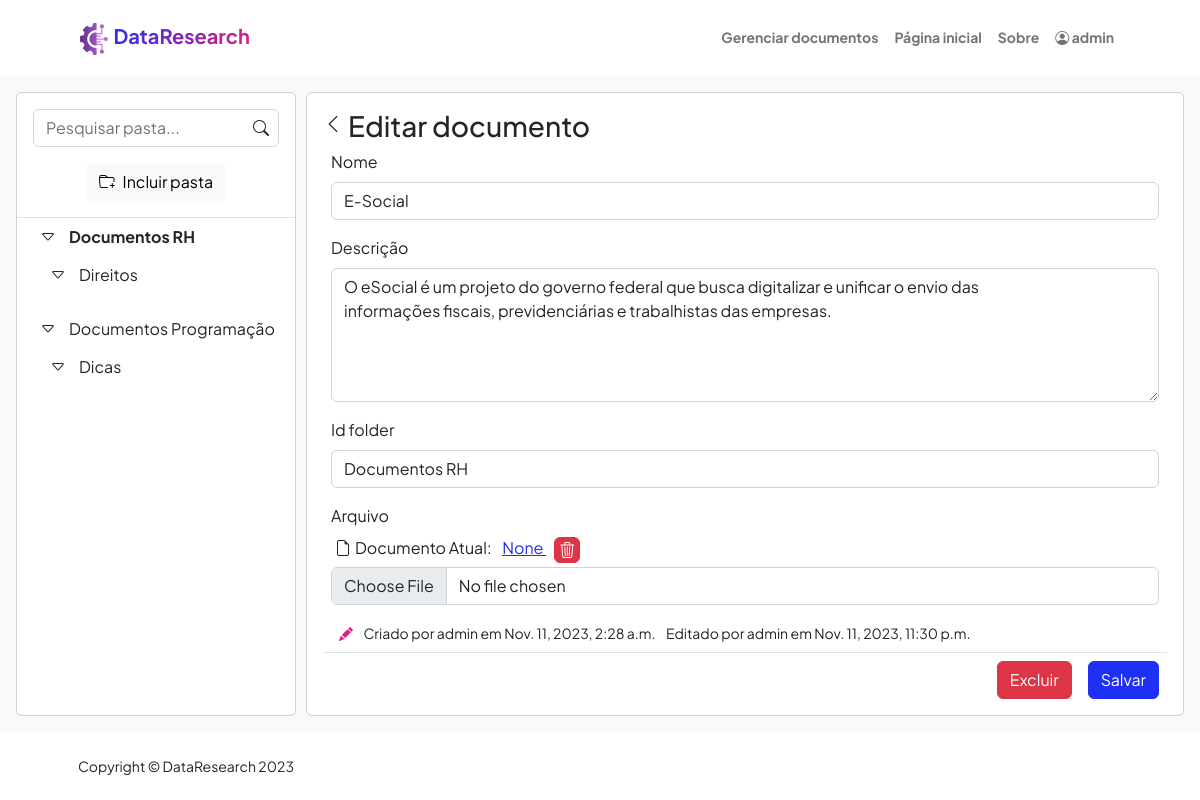
The page /documents/edit/45 (signed in) on the database its author committed.
### documents/models.py (models this page shows, shortened)
class Folder(models.Model):
    id = models.AutoField(verbose_name="Sequência", primary_key=True, auto_created=True)
    name = models.CharField(verbose_name='Nome', max_length=50)
    id_parent_dir = models.ForeignKey('self', on_delete=models.CASCADE, null=True, blank=True)
    def __str__(self):
        return self.name
    def create_folder_tree():
        def get_child(parent):
            children = Folder.objects.all().filter(id_parent_dir=parent['id'])
            for child in children:
                if ('children' not in parent):
                    parent['children'] = []
                parent['children'].append(get_child({'id': child.id, 'name': child.name, 'parent': parent['id']}))
            return parent
        directories = Folder.objects.all().filter(id_parent_dir=None)
        dirTree = []
        for dir in directories:
            dirTree.append(get_child({'id': dir.id, 'name': dir.name, 'parent': None}))
        return dirTree

class File(models.Model):
    def file_directory_path(instance, filename):
        return f"{instance.user_created}/{filename}"
    id = models.AutoField(verbose_name="Seq.", primary_key=True, auto_created=True)
    name = models.CharField(verbose_name='Nome', max_length=255)
    file = models.FileField(verbose_name='Arquivo', upload_to=file_directory_path)
    description = models.TextField(verbose_name='Descrição', max_length=255)
    id_folder = models.ForeignKey(Folder, on_delete=models.PROTECT, verbose_name='Pasta', related_name='pasta')
    dt_created = models.DateTimeField(verbose_name='Data de criação', auto_now_add=True, null=True)
    dt_updated = models.DateTimeField(verbose_name='Data de atualização', auto_now=True, null=True)
    user_created = models.ForeignKey(User, on_delete= models.CASCADE, verbose_name='Criado por: ', related_name='usuario_criacao', null=True)
    user_updated = models.ForeignKey(User, on_delete= models.CASCADE, verbose_name='Atualizado por: ', related_name='usuario_atualizacao', null=True)
    def filename(self):
        if not self.file or not os.path.isfile(self.file.path):
            return None
        return os.path.basename(self.file.name)

### documents/views.py (the view)
# urls.py: path('edit/<int:pk>', views.document_add_edit, name='edit'),
@login_required(redirect_field_name="users:login")
def document_add_edit(request, pk = None):
    if request.POST or request.FILES:
        result = {
            'saved': False
        }
        if (pk is None):
            form = FileForm(data = request.POST)
        else:
            documentModel = get_object_or_404(File, pk=pk)
            form = FileForm(data = request.POST, instance= documentModel)
        if (form.is_valid()):
            try:
                document = form.save(commit=False)
                if (request.POST.get('delete_file') == 'true'):
                    if document.file:
                        if os.path.isfile(document.file.path):
                            os.remove(document.file.path)
                            document.file = None
                filepath = request.FILES.get('file', False)
                if (filepath):
                    if (not filepath.name.upper().endswith('PDF')):
                        result['error'] = 'O arquivo não é um PDF.'
                        return JsonResponse(result)
                    document.file = filepath
                if (document.pk):
                    document.user_updated = request.user
                else:
                    document.user_created = request.user
                document.save()
                OpenIAService().appendInstance(document)
                if (filepath):
                    OpenIAService().appendFile(document)
                result['saved'] = True
            except Exception as a:
                result['error'] = str(a)
            return JsonResponse(result)
    else:
        if (pk is None):
            form = FileForm()
            setattr(form, 'form_url', '/documents/add/')
            setattr(form, 'form_title', 'Adicionar documento ')
        else:
            documentModel = get_object_or_404(File, pk=pk)
            form = FileForm(instance = documentModel)
            setattr(form, 'form_url', f'/documents/edit/{pk}')
            setattr(form, 'form_title', 'Editar documento ')
    return render(request, "documents/add_edit.html", {"form": form, 'folders': Folder.create_folder_tree(), 'folders_list' : Folder.objects.all()})

### documents/forms.py
class FileForm(forms.ModelForm ):
    id = forms.CharField(max_length=255, widget=forms.HiddenInput(), required=False)
    name = forms.CharField(label='Nome', max_length=255)
    description = forms.CharField(label='Descrição', max_length=255, widget= forms.Textarea(attrs={'rows':5}))
    file = forms.FileField(label='Arquivo', required=False)
    id_folder = forms.ModelChoiceField(queryset=Folder.objects.all())
    class Meta:
        model = File
        exclude = ['dt_created', 'dt_updated', 'user_created', 'user_updated']
    field_order = ['id','name', 'description', 'id_folder', 'file']

### documents/templatetags/controllForms.py (called while the page is built)
@register.filter('input_type')
def input_type(ob):
    return ob.field.widget.__class__.__name__

@register.filter(name='add_classes')
def add_classes(value, arg):
    css_classes = value.field.widget.attrs.get('class', '')
    if css_classes:
        css_classes = css_classes.split(' ')
    else:
        css_classes = []
    args = arg.split(' ')
    for a in args:
        if a not in css_classes:
            css_classes.append(a)
    return value.as_widget(attrs={'class': ' '.join(css_classes)})

### documents/templates/documents/add_edit.html (shortened to what this page needs)
{% extends "BuscaSemantica/base.html" %}
{% block content %}
{% load controllForms %}
    <div class="p-3 bg-light h-100">
        <div class="d-flex flex-row h-100">
            <div class="card d-flex flex-column flex-shrink-0 h-100" style="margin-right: 10px; width: 280px;">
                {% include "documents/folder-tree/folder-tree.html" with folder_tree=folders %}
            </div>
            <div class="card d-flex flex-column flex-shrink-0 p-3 h-100" style="width: calc(100% - 290px);">
                <div class='d-flex flex-row'>
                    <a class="nav-link" href="{% url 'documents:list' %}"><i class="bi bi-chevron-left" style="font-size: 1.25rem;margin-right:5px"></i></a>
                    <h3>{{form.form_title}}</h3>
                </div>
                <form id='form_document' style="height: calc(100% - 38px);" class=' d-flex flex-column' enctype="multipart/form-data">
                    <div class="overflow-auto border-bottom px-2 h-100" >
                        {% for field in form %}
                            {% if field|input_type == 'HiddenInput' %}
                                {{field}}
                            {% elif field.name == 'file'  %}
                                <div class="mb-3">
                                    <label for="{{field.name}}" class="form-label">{{field.label}}</label>
                                    {% if form.instance.file %}
                                    <div class='d-flex flex-row mb-1'>
                                        <i class="bi bi-file-earmark mx-1 text-decoration-none"> </i>
                                        <div class=''>
                                            <span> Documento Atual: </span>
                                            <a class="mx-2" href="/media/{{form.instance.file}}" download> {{form.instance.filename}} </a>
                                            <button type="button" data-bs-toggle="button" id="delete-file" class=" p-0 px-1 btn btn-danger">
                                                <i class="bi bi-trash3"></i>
                                            </button>
                                        </div>
                                    </div>
                                    {% endif %}
                                    <input type="file" accept="application/pdf" name="file" class="form-control" id="id_file">
                                </div>
                            {% else %}
                            <div class="mb-3">
                                <label for="{{field.name}}" class="form-label">{{field.label}}</label>
                                {{field|add_classes:'form-control'}}
                            </div>
                            {% endif %}
                        {% endfor %}
                        <p class="card-text">
                            <small class="text-body-secondary">
                                {% if form.instance.pk %}
                                <i class="bi bi-pencil-fill text-secondary px-2"></i>
                                <span>Criado por {{form.instance.user_created}} em {{form.instance.dt_created}} </span>
                                    {% if form.instance.user_updated %}
                                        <span class='mx-2'>Editado por {{form.instance.user_updated}} em {{form.instance.dt_updated}} </span>
                                    {% endif %}
                                {% endif %}
                            </small>
                        </p>
                    </div>
                    <div class='d-flex flex-row-reverse'>
                        <button type="submit" class="btn mt-2 mx-2 btn-primary">Salvar</button>
                        {% if form.instance.pk %}
                        <button type="button" data-bs-toggle="modal" data-bs-target="#delete_document" class="btn mt-2 mx-2 btn-danger">Excluir</button>
                        {% endif %}
                    </div>
                </form>
            </div>
        </div>
    </div>
{% endblock %}

### BuscaSemantica/templates/BuscaSemantica/base.html (shortened to what this page needs)
{% load static %}
<!DOCTYPE html>
<html lang="en">
    <head>
        <link href="https://cdn.jsdelivr.net/npm/bootstrap-icons@1.8.1/font/bootstrap-icons.css" rel="stylesheet" />
        <link href="{% static 'BuscaSemantica/css/style.css' %}" rel="stylesheet" />
    </head>
    <body class="d-flex flex-column h-100">
        <nav class="navbar navbar-expand-lg navbar-light bg-white py-3 ">
            <div class="container px-5">
                <a class="navbar-brand" href="/">
                    <img class="img-fluid" src="{% static 'BuscaSemantica/assets/logo_2.png' %}" alt="..." />
                    <span class="fw-bolder text-gradient">DataResearch</span>
                </a>
                <div class="collapse navbar-collapse" id="navbarSupportedContent">
                    <ul class="navbar-nav ms-auto mb-2 mb-lg-0 small fw-bolder">
                        {% if user.is_authenticated %}
                        <li class="nav-item">
                            <a class="nav-link" href="{% url 'documents:list' %}">
                                Gerenciar documentos
                            </a>
                        </li>
                        {% endif %}
                        <li class="nav-item"><a class="nav-link" href="/">Página inicial</a></li>
                        <li class="nav-item"><a class="nav-link" href="{% if user.is_authenticated %}/about/{% endif %}#about">Sobre</a></li>
                        {% if not user.is_authenticated %}
                        <li class="nav-item"><a class="nav-link" href="{% url 'users:login' %}">Entrar</a></li>
                        {% else %}
                        <li class="nav-item dropdown">
                            <a class="nav-link bi-person-circle" type="button" id="dropdownMenu2" data-bs-toggle="dropdown" aria-expanded="false">
                                {{user.get_username}}
                            </a>
                        {% endif %}
                    </ul>
                </div>
            </div>
        </nav>
        <main class="flex-shrink-0" style="height: calc(100% - 144px);">
            {% block content %}
			{% endblock%}
        </main>
        <footer class="bg-white py-4 mt-auto">
            <div class="container px-5">
                <div class="row align-items-center justify-content-between flex-column flex-sm-row">
                    <div class="col-auto"><div class="small m-0">Copyright &copy; DataResearch 2023</div></div>
                </div>
            </div>
        </footer>
    </body>
</html>

### documents/templates/documents/folder-tree/folder-tree-item.html
    {% for child in item %}
    <li class="mb-1" style='margin-left:10px'>
        <div class="dropdown-context-menu tree-item d-flex flex-row align-items-center" data-id="{{child.id}}" data-name="{{child.name}}" data-parent="{{child.parent|default_if_none:''}}" >
            <button class="btn btn-toggle align-items-center rounded " data-bs-toggle="collapse" data-bs-target="#folder-{{child.id}}" aria-expanded="false">
                <i class="bi bi-caret-right"></i>
            </button>
            <span role="button" class='selection-element d-flex w-100'>{{child.name}}</span>
        </div>
        <div class="collapse show" id="folder-{{child.id}}">
            <ul class="list-unstyled btn-toggle-nav fw-normal pb-1">
            {% if child.children is not None %}
                {%include "documents/folder-tree/folder-tree-item.html" with item=child.children %}
            {% endif %}
            </ul>
        </div>
    </li>
    {% endfor %}

### rows shown on the page
Folder: name "Documentos RH"
Folder: name "Direitos"
Folder: name "Documentos Programação"
Folder: name "Dicas"
File: form "E-Social" "O eSocial é um projeto do governo federal que busca digitalizar e unificar o envio das informações fiscais, previdenciárias e trabalhistas das empresas." "Documentos RH", instance.filename "None", instance.user_created "admin", instance.dt_created "Nov. 11, 2023, 2:28 a.m.", instance.user_updated "admin", instance.dt_updated "Nov. 11, 2023, 11:30 p.m."

### other values the page prints
{{ user.get_username }} "admin"
{{ field.label }} "Nome" "Descrição" "Id folder"
{{ field.label }} "Arquivo"
